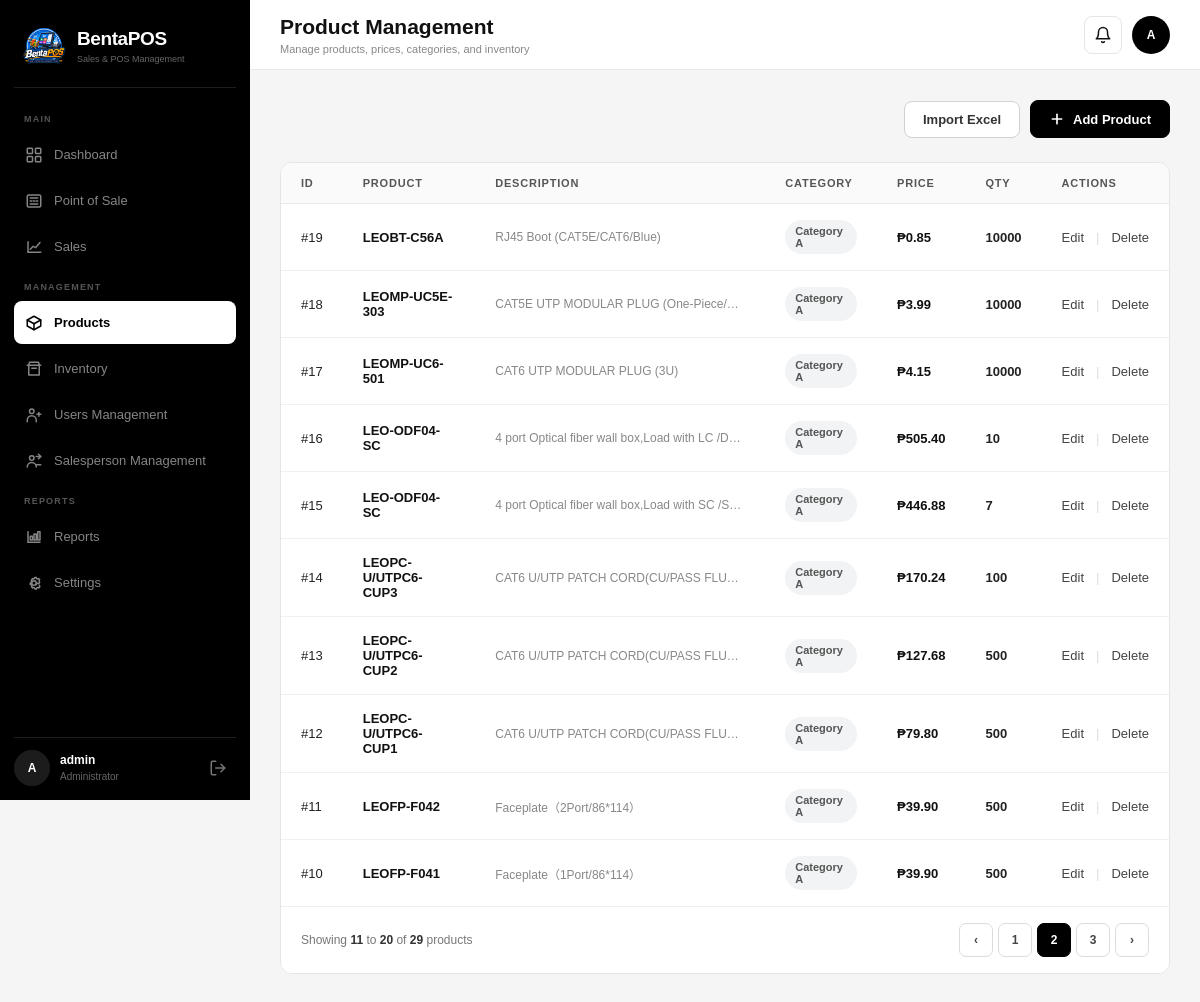
/kitaPos/products/?page=2 (signed in), run on the app's committed database.
### core/models.py (models this page shows, shortened)
class Product(models.Model):
    product_model = models.CharField(
        max_length=150
    )
    description = models.TextField(
        blank=True,
        null=True
    )
    category = models.CharField(
        max_length=100
    )
    price = models.DecimalField(
        max_digits=10,
        decimal_places=2
    )
    qty = models.PositiveIntegerField(
        default=0
    )
    created_at = models.DateTimeField(
        auto_now_add=True
    )
    updated_at = models.DateTimeField(
        auto_now=True
    )
    class Meta:
        ordering = ["product_model"]
        verbose_name = "Product"
        verbose_name_plural = "Products"

### core/views.py (the view)
# urls.py: path("products/", views.product_list, name="product_list"),
@login_required
@user_passes_test(is_superuser)
def product_list(request):
    products = Product.objects.all().order_by("-id")
    paginator = Paginator(products, 10)  # 10 products per page
    page_number = request.GET.get("page")
    page_obj = paginator.get_page(page_number)
    return render(
        request,
        "products/product_list.html",
        {
            "products": page_obj.object_list,
            "page_obj": page_obj,
            "paginator": paginator,
        }
    )

### core/templates/products/product_list.html (shortened to what this page needs)
{% extends 'base.html' %}
{% block page_title %}
Product Management
{% endblock %}
{% block page_subtitle %}
Manage products, prices, categories, and inventory
{% endblock %}
{% block content %}
<div class="product-page">
<div class="page-header-actions">
    <div class="header-buttons">
        <a
            href="{% url 'import-products' %}"
            class="btn-secondary"
        >
            Import Excel
        </a>
        <a
            href="{% url 'add-product' %}"
            class="btn-primary"
        >
            <svg
                viewBox="0 0 24 24"
                fill="none"
                stroke="currentColor"
                stroke-width="2.5"
                stroke-linecap="round"
                stroke-linejoin="round"
                aria-hidden="true"
            >
                <line
                    x1="12"
                    y1="5"
                    x2="12"
                    y2="19"
                />
                <line
                    x1="5"
                    y1="12"
                    x2="19"
                    y2="12"
                />
            </svg>
            Add Product
        </a>
    </div>
</div>
<div class="table-card">
    <div class="table-wrapper">
        <table class="data-table">
            <thead>
                <tr>
                    <th>ID</th>
                    <th>Product</th>
                    <th>Description</th>
                    <th>Category</th>
                    <th>Price</th>
                    <th>Qty</th>
                    <th>Actions</th>
                </tr>
            </thead>
            <tbody>
                {% for product in products %}
                <tr>
                    <td data-label="ID">
                        #{{ product.id }}
                    </td>
                    <td data-label="Product">
                        <div class="product-name">
                            {{ product.product_model }}
                        </div>
                    </td>
                    <td data-label="Description">
                        <div class="product-description">
                            {% if product.description %}
                                {{ product.description }}
                            {% else %}
                                No description
                            {% endif %}
                        </div>
                    </td>
                    <td data-label="Category">
                        <span class="badge">
                            {{ product.category }}
                        </span>
                    </td>
                    <td data-label="Price">
                        <span class="price">
                            ₱{{ product.price|floatformat:2 }}
                        </span>
                    </td>
                    <td data-label="Qty">
                        <span class="qty">
                            {{ product.qty }}
                        </span>
                    </td>
                    <td data-label="Actions">
                        <div class="table-actions">
                            <a
                                href="{% url 'edit-product' product.id %}"
                                class="action-link"
                            >
                                Edit
                            </a>
                            <span style="color:#ddd;">
                                |
                            </span>
                            <a
                                href="{% url 'delete-product' product.id %}"
                                class="action-link delete-link"
                            >
                                Delete
                            </a>
                        </div>
                    </td>
                </tr>
                {% endfor %}
            </tbody>
        </table>
    </div>
    {% if paginator.num_pages > 1 %}
    <div class="pagination-wrapper">
        <div class="pagination-info">
            Showing
            <strong>
                {{ page_obj.start_index }}
            </strong>
            to
            <strong>
                {{ page_obj.end_index }}
            </strong>
            of
            <strong>
                {{ paginator.count }}
            </strong>
            products
        </div>
        <div class="pagination">
            {% if page_obj.has_previous %}
                <a
                    href="?page={{ page_obj.previous_page_number }}"
                    class="page-link"
                    aria-label="Previous page"
                >
                    ‹
                </a>
            {% endif %}
            {% for num in paginator.page_range %}
                {% if num >= page_obj.number|add:"-2" and num <= page_obj.number|add:"2" %}
                    {% if num == page_obj.number %}
                        <span
                            class="page-link active"
                            aria-current="page"
                        >
                            {{ num }}
                        </span>
                    {% else %}
                        <a
                            href="?page={{ num }}"
                            class="page-link"
                        >
                            {{ num }}
                        </a>
                    {% endif %}
                {% endif %}
            {% endfor %}
            {% if page_obj.has_next %}
                <a
                    href="?page={{ page_obj.next_page_number }}"
                    class="page-link"
                    aria-label="Next page"
                >
                    ›
                </a>
            {% endif %}
        </div>
    </div>
    {% endif %}
</div>
</div>
{% endblock %}

### core/templates/base.html (shortened to what this page needs)
{% load static %}
<!DOCTYPE html>
<html lang="en">
<head>
</head>
<body>
<div class="dashboard-layout">
    <aside class="sidebar" id="sidebar">
        <div class="brand">
            <img src="{% static 'images/logo.png' %}" alt="BentaPOS Logo" class="brand-logo">
            <div class="brand-info">
                <h2 class="brand-name">BentaPOS</h2>
                <div class="brand-subtitle">Sales & POS Management</div>
            </div>
        </div>
        <nav class="navigation">
            <div class="navigation-label">Main</div>
            <a href="{% url 'admin-dashboard' %}" class="nav-link {% if request.resolver_match.url_name == 'admin-dashboard' %}active{% endif %}">
                <svg viewBox="0 0 24 24" fill="none" stroke-width="2" stroke-linecap="round" stroke-linejoin="round">
                    <rect x="3" y="3" width="7" height="7" rx="1"/>
                    <rect x="14" y="3" width="7" height="7" rx="1"/>
                    <rect x="3" y="14" width="7" height="7" rx="1"/>
                    <rect x="14" y="14" width="7" height="7" rx="1"/>
                </svg>
                <span>Dashboard</span>
            </a>
            <a href="{% url 'admin-pos' %}" class="nav-link {% if request.resolver_match.url_name == 'admin-pos' %}active{% endif %}">
                <svg viewBox="0 0 24 24" fill="none" stroke-width="2" stroke-linecap="round" stroke-linejoin="round">
                    <rect x="3" y="4" width="18" height="16" rx="2"/>
                    <path d="M7 8h10"/>
                    <path d="M7 12h2"/>
                    <path d="M11 12h2"/>
                    <path d="M15 12h2"/>
                    <path d="M7 16h10"/>
                </svg>
                <span>Point of Sale</span>
            </a>
            <a href="{% url 'sales' %}" class="nav-link {% if request.resolver_match.url_name == 'sales' %}active{% endif %}">
                <svg viewBox="0 0 24 24" fill="none" stroke-width="2" stroke-linecap="round" stroke-linejoin="round">
                    <path d="M4 19V5"/>
                    <path d="M4 19h17"/>
                    <path d="M7 15l4-4 3 2 6-7"/>
                </svg>
                <span>Sales</span>
            </a>
            <div class="navigation-label">Management</div>
            <a href="{% url 'product_list' %}" class="nav-link {% if request.resolver_match.url_name == 'product_list' %}active{% endif %}">
                <svg viewBox="0 0 24 24" fill="none" stroke-width="2" stroke-linecap="round" stroke-linejoin="round">
                    <path d="M21 8l-9-5-9 5 9 5 9-5z"/>
                    <path d="M3 8v8l9 5 9-5V8"/>
                    <path d="M12 13v8"/>
                </svg>
                <span>Products</span>
            </a>
            <a href="{% url 'inventory' %}" class="nav-link {% if request.resolver_match.url_name == 'inventory' %}active{% endif %}">
                <svg viewBox="0 0 24 24" fill="none" stroke-width="2" stroke-linecap="round" stroke-linejoin="round">
                    <path d="M3 7h18"/>
                    <path d="M5 7l1-4h12l1 4"/>
                    <path d="M5 7v13h14V7"/>
                    <path d="M9 11h6"/>
                </svg>
                <span>Inventory</span>
            </a>
            <a href="{% url 'staff_list' %}" class="nav-link {% if request.resolver_match.url_name == 'staff_list' %}active{% endif %}">
                <svg viewBox="0 0 24 24" fill="none" stroke-width="2" stroke-linecap="round" stroke-linejoin="round">
                    <circle cx="9" cy="7" r="3"/>
                    <path d="M3 21v-2a6 6 0 016-6h0a6 6 0 016 6v2"/>
                    <path d="M16 11h5"/>
                    <path d="M18.5 8.5v5"/>
                </svg>
                <span>Users Management</span>
            </a>
            <a href="{% url 'salesperson-list' %}"
            class="nav-link {% if request.resolver_match.url_name == 'salesperson-list' %}active{% endif %}">
                <span>Salesperson Management</span>
            </a>
            <div class="navigation-label">Reports</div>
            <a href="{% url 'reports' %}" class="nav-link {% if request.resolver_match.url_name == 'reports' %}active{% endif %}">
                <svg viewBox="0 0 24 24" fill="none" stroke-width="2" stroke-linecap="round" stroke-linejoin="round">
                    <path d="M4 19V5"/>
                    <path d="M4 19h16"/>
                    <rect x="7" y="11" width="3" height="5"/>
                    <rect x="12" y="8" width="3" height="8"/>
                    <rect x="17" y="5" width="3" height="11"/>
                </svg>
                <span>Reports</span>
            </a>
            <a href="#" class="nav-link {% if request.resolver_match.url_name == 'settings' %}active{% endif %}">
                <span>Settings</span>
            </a>
        </nav>
        <div class="sidebar-footer">
            <div class="sidebar-user">
                <div class="sidebar-user-avatar">
                    {% if user.is_authenticated %}
                        {{ user.username|first|upper }}
                    {% else %}
                        A
                    {% endif %}
                </div>
                <div class="sidebar-user-info">
                    <div class="sidebar-user-name">
                        {% if user.is_authenticated %}
                            {{ user.username }}
                        {% else %}
                            Admin
                        {% endif %}
                    </div>
                    <div class="sidebar-user-role">
                        {% if user.is_superuser %}
                            Administrator
                        {% elif user.is_staff %}
                            Staff
                        {% else %}
                            User
                        {% endif %}
                    </div>
                </div>
            </div>
            <form method="POST" action="{% url 'logout' %}" class="logout-form">
                <button type="submit" class="logout-icon-button" title="Logout">
                    <svg viewBox="0 0 24 24" fill="none" stroke="currentColor" stroke-width="2" stroke-linecap="round" stroke-linejoin="round">
                        <path d="M9 21H5a2 2 0 0 1-2-2V5a2 2 0 0 1 2-2h4"/>
                        <polyline points="16 17 21 12 16 7"/>
                        <line x1="21" y1="12" x2="9" y2="12"/>
                    </svg>
                </button>
            </form>
        </div>
    </aside>
    <main class="main">
        <header class="topbar">
            <div class="topbar-left">
                <div class="page-heading">
                    <h1>{% block page_title %}Dashboard{% endblock %}</h1>
                    <span>{% block page_subtitle %}Overview and analytics{% endblock %}</span>
                </div>
            </div>
            <div class="topbar-right">
                <button class="notification-button" aria-label="Notifications">
                    <svg viewBox="0 0 24 24" fill="none" stroke="currentColor" stroke-width="2" stroke-linecap="round" stroke-linejoin="round">
                        <path d="M18 8A6 6 0 0 0 6 8c0 7-3 9-3 9h18s-3-2-3-9"/>
                        <path d="M13.73 21a2 2 0 0 1-3.46 0"/>
                    </svg>
                </button>
                <div class="topbar-avatar">
                    {% if user.is_authenticated %}
                        {{ user.username|first|upper }}
                    {% else %}
                        A
                    {% endif %}
                </div>
            </div>
        </header>
        <div class="content">
            {% block content %}
            {% endblock %}
        </div>
    </main>
</div>
</body>
</html>

### data on the page
Product: id "19", product_model "LEOBT-C56A", description "RJ45 Boot (CAT5E/CAT6/Blue)", category "Category A", price "0.85", qty "10000"
Product: id "18", product_model "LEOMP-UC5E-303", description "CAT5E UTP MODULAR PLUG (One-Piece/3U)", category "Category A", price "3.99", qty "10000"
Product: id "17", product_model "LEOMP-UC6-501", description "CAT6 UTP MODULAR PLUG (3U)", category "Category A", price "4.15", qty "10000"
Product: id "16", product_model "LEO-ODF04-SC", description "4 port Optical fiber wall box,Load with LC /D…", category "Category A", price "505.40", qty "10"
Product: id "15", product_model "LEO-ODF04-SC", description "4 port Optical fiber wall box,Load with SC /S…", category "Category A", price "446.88", qty "7"
Product: id "14", product_model "LEOPC-U/UTPC6-CUP3", description "CAT6 U/UTP PATCH CORD(CU/PASS FLU…", category "Category A", price "170.24", qty "100"
Product: id "13", product_model "LEOPC-U/UTPC6-CUP2", description "CAT6 U/UTP PATCH CORD(CU/PASS FLU…", category "Category A", price "127.68", qty "500"
Product: id "12", product_model "LEOPC-U/UTPC6-CUP1", description "CAT6 U/UTP PATCH CORD(CU/PASS FLU…", category "Category A", price "79.80", qty "500"
Product: id "11", product_model "LEOFP-F042", description "Faceplate（2Port/86*114）", category "Category A", price "39.90", qty "500"
Product: id "10", product_model "LEOFP-F041", description "Faceplate（1Port/86*114）", category "Category A", price "39.90", qty "500"

### other printed values
{{ user.username|first|upper }} "A"
{{ user.username }} "admin"
{{ page_obj.start_index }} "11"
{{ page_obj.end_index }} "20"
{{ paginator.count }} "29"
{{ num }} "1" "3"
{{ num }} "2"
